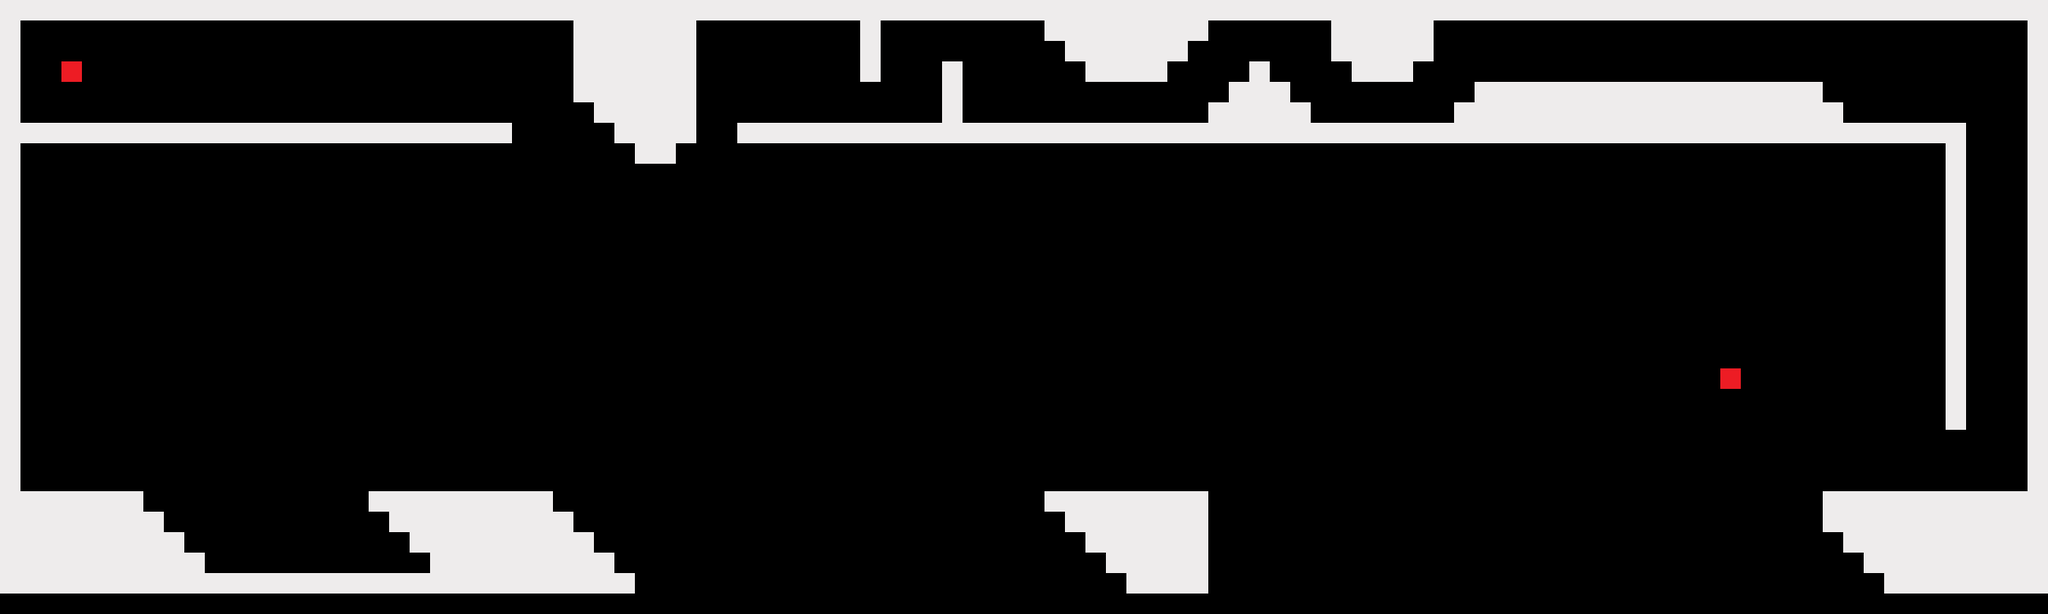

Below is a game level as drawn by its tile map, then a one-line description and the .tmx that defines it (tile-layer data replaced by summaries):
An orthogonal 100x30 tile map with 25x25 px tiles, 1 tile layer (CollisionLayer), 3 tilesets.

<map version="1.0" orientation="orthogonal" renderorder="right-down" width="100" height="30" tilewidth="25" tileheight="25" nextobjectid="1">
 <tileset firstgid="1" name="White and transp" tilewidth="25" tileheight="25">
  <image source="../img/tilesets/whiteAndTransp.png" width="50" height="25" />
  <tile id="0">
   <properties>
    <property name="tileType" value="solid" />
   </properties>
  </tile>
  <tile id="1">
   <properties>
    <property name="tileType" value="air" />
   </properties>
  </tile>
 </tileset>
 <tileset firstgid="3" name="pit" tilewidth="25" tileheight="25">
  <image source="../img/tilesets/whiteAndTransp.png" width="50" height="25" />
  <tile id="1">
   <properties>
    <property name="tileType" value="pit" />
   </properties>
  </tile>
 </tileset>
 <tileset firstgid="5" name="target" tilewidth="25" tileheight="25">
  <image source="../img/tilesets/targetTile.png" width="25" height="25" />
  <tile id="0">
   <properties>
    <property name="tileType" value="target" />
   </properties>
  </tile>
 </tileset>
 <layer name="CollisionLayer" width="100" height="30">
  <data>[3000 cells, 3000 non-empty, 4 distinct tile ids]</data>
 </layer>
</map>
